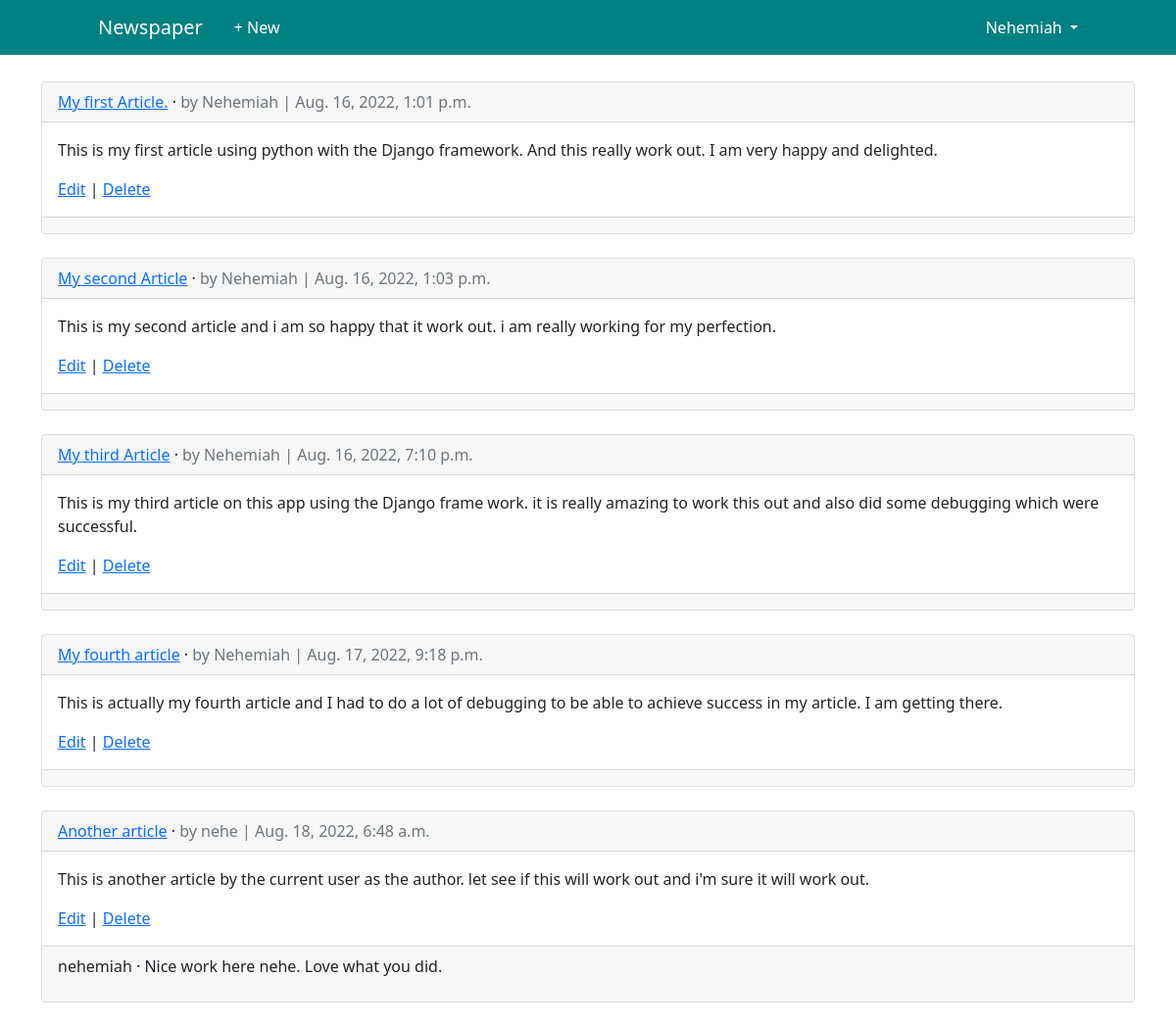
The page /articles/ (signed in) on the database its author committed.
### users/models.py (models this page shows)
class CustomUser(AbstractUser):
    age = models.PositiveIntegerField(null=True, blank=True)

### articles/models.py (models this page shows, shortened)
class Article(models.Model):
    title = models.CharField(max_length=255)
    body = models.TextField()
    date = models.DateTimeField(auto_now_add=True)
    author = models.ForeignKey(get_user_model(), on_delete=models.CASCADE,)

class Comment(models.Model):
    article = models.ForeignKey(
        Article,
        on_delete=models.CASCADE,
        related_name='comments',
    )
    comment = models.CharField(max_length=140)
    author = models.ForeignKey(
        get_user_model(),
        on_delete=models.CASCADE,
    )
    def __str__(self):
        return self.comment

### articles/views.py (the view)
# urls.py: path('', ArticleListView.as_view(), name='article_list'),
class ArticleListView(LoginRequiredMixin, ListView):
    model = Article
    template_name = 'article_list.html'
    login_url = 'login'

### users/templates/article_list.html (shortened to what this page needs)
{% extends 'base.html' %}
{% block content %}
    {% for article in object_list %}
        <div class="card">
            <div class="card-header">
                <span class="font-weight-bold"><a href="{% url 'article_detail' article.pk %}">{{ article.title }}</a></span> &middot;
                <span class="text-muted"> by {{ article.author }} | {{ article.date }}</span>
            </div>
            <div class="card-body">
                <p>{{ article.body }}</p>
                <a href="{% url 'article_edit' article.pk %}">Edit</a> | <a href="{% url 'article_delete' article.pk %}">Delete</a>
            </div>
            <div class="card-footer">
                {% for comment in article.comments.all %}
                    <p>
                        <span class="font-weight-bold">{{ comment.author }} &middot;</span>
                        {{ comment }}
                    </p>
                {% endfor %}
            </div>
        </div>
        <br/>
    {% endfor %}
{% endblock content %}

### users/templates/base.html (shortened to what this page needs)
{% load static %}
<!DOCTYPE html>
<html>
<head>
  <link href="{% static 'style.css' %}" rel="stylesheet">
  <link href="https://cdn.jsdelivr.net/npm/bootstrap@5.1.3/dist/css/bootstrap.min.css" rel="stylesheet">
</head>
<body>
  <div class="container">
    <header class="p-3 mb-3 border-bottom">
      <div class="container-fluid">
        <nav class="navbar navbar-expand-md navbar-custom fixed-top d-flex flex-wrap align-items-center justify-content-center justify-content-lg-start">
          <a class="navbar-brand" href="{% url 'home' %}">Newspaper</a>
          <ul class="nav col-12 col-lg-auto me-lg-auto mb-2 justify-content-center
            mb-md-0">
          {% if user.is_authenticated %}
            <li><a href="{% url 'article_new' %}" class="nav-link">+ New</a></li>
          </ul>
          <div class="dropdown text-end">
            <a href="#" class="d-block dropdown-toggle"
              id="dropdownUser1" data-bs-toggle="dropdown" aria-expanded="false">
              {{ user.username }}
            </a>
          </div>
          {% else %}
          <div class="text-end">
            <a href="{% url 'login' %}" class="btn btn-primary">Log In</a>
            <a href="{% url 'signup' %}" class="btn btn-primary">Sign Up</a>
          </div>
          {% endif %}
        </nav>
      </div>
    </header>
    <main>
      {% block content %}
      {% endblock content %}
    </main>
  </div>
</body>
</html>

### static/style.css (style rules this page uses)
.navbar-custom { color:white; background-color:teal; }
.navbar-brand { margin-left: 100px; color:white; }
main { margin-top: 50px; }
li .nav-link { color:white; }
.d-block { color:white; margin-right: 100px; text-decoration: none; }
.text-end { float:right; }

### rows shown on the page
CustomUser: username "Nehemiah"
Article: title "My first Article.", author "Nehemiah", date "Aug. 16, 2022, 1:01 p.m.", body "This is my first article using python with the Django framework. And this really work out. I am very happy and delighted."
Article: title "My second Article", author "Nehemiah", date "Aug. 16, 2022, 1:03 p.m.", body "This is my second article and i am so happy that it work out. i am really working for my perfection."
Article: title "My third Article", author "Nehemiah", date "Aug. 16, 2022, 7:10 p.m.", body "This is my third article on this app using the Django frame work. it is really amazing to work this out and also did some debugging which were successful."
Article: title "My fourth article", author "Nehemiah", date "Aug. 17, 2022, 9:18 p.m.", body "This is actually my fourth article and I had to do a lot of debugging to be able to achieve success in my article. I am getting there."
Article: title "Another article", author "nehe", date "Aug. 18, 2022, 6:48 a.m.", body "This is another article by the current user as the author. let see if this will work out and i'm sure it will work out."
Comment: author "nehemiah", comment "Nice work here nehe. Love what you did."
